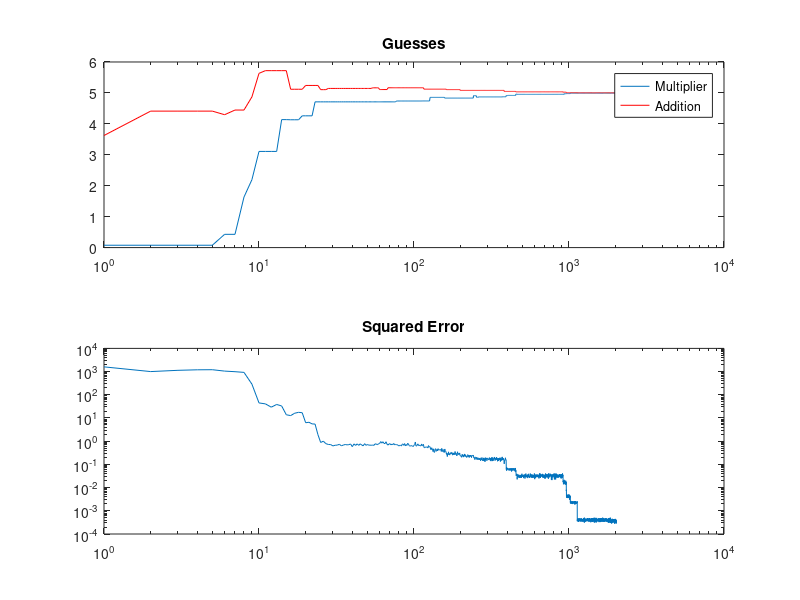

Write MATLAB code to recreate this figure.
function NN_AddMult()
    mult = input('Multiplication component = ');
    add = input('Addition component = ');
    guessAdd = rand;
    guessMult = rand;

    count = 0;
    learn = 1;
    error = 10^6;
    errVec = [];
    addVec = [];
    multVec = [];
    figure
    while (error>1e-6)
        count = count + 1;

        inputData = rand(1,100);
        
        outputData = mult*inputData + add;
        outputGuess = guessMult*inputData + guessAdd;

        newMult = randn*learn + guessMult;
        newGuess = newMult*inputData + guessAdd;

        currErr = sum((outputData - outputGuess).^2);
        newErr = sum((outputData - newGuess).^2);
        if (newErr < currErr)
            guessMult = newMult;
        end
        
        newAdd = randn*learn + guessAdd;
        newGuess = guessMult*inputData + newAdd;

        currErr = sum((outputData - outputGuess).^2);
        newErr = sum((outputData - newGuess).^2);
        if (newErr < currErr)
            guessAdd = newAdd;
            error = newErr;
        else
            error = currErr;
        end

        errVec(count) = error;
        addVec(count) = guessAdd;
        multVec(count) = guessMult;
        
        if (count>1000) && ((multVec(count)-multVec(count-1000))/multVec(count)<0.001) && ((addVec(count)- addVec(count-1000))/ addVec(count)<0.001)
            break
        end
    end

    guessMult
    guessAdd
    count

    subplot(2,1,1)
    semilogx(multVec),hold on
    semilogx(addVec,'r')
    legend('Multiplier','Addition')
    title('Guesses')
    subplot(2,1,2)
    loglog(errVec)
    title('Squared Error')
end